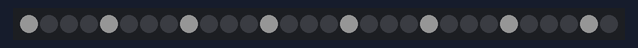
Bench run of a sketch on a simulated Arduino Uno, built with avr-gcc and run on an emulated ATmega328P. Shown: 30 RGB LEDs in strip order, left to right. Dim RGB values are drawn brighter than linear.

Above: at 0.45 s.
At 39.94 s:
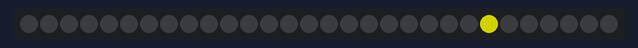

The sketch:

PacmanNeopixel.ino
```cpp
#include <Adafruit_NeoPixel.h>

#define PIN 6
#define LAMPS 30

// adafruit init for this particular strip (see adafruit.com)
Adafruit_NeoPixel strip = Adafruit_NeoPixel(LAMPS, PIN, NEO_GRB + NEO_KHZ800);

// we are lighting 15 leds at the same time, setting the max brightness lower
// allows us to light all the leds from an arduino board without separate power source
// (15 leds * 33mA = 495 mA)
void setup() {
  strip.begin();
  strip.setBrightness(120);    // overall brightness can be 0 to 255
  strip.show();               // Initialize all pixels to 'off'
}

void loop() {
  // white food pixels
  setFood();
  delay(1500);

  // pacman eats the food
  eatFood();
  delay(1500);

  // pacman is chased by ghosts
  chasedByGhosts();
  delay(1500);

  // now pacman is chasing the ghosts
  chaseGhosts();
  delay(1500);
}

// the max brightness here can also be reduced to avoid using too much amps
void setFood() {
  // fade in
  for(int br=0; br<170; br++) {
    uint32_t white = strip.Color(br, br, br);
    for(int i=0; i<strip.numPixels(); i+=4) {
        strip.setPixelColor(i, white);
    }
    strip.show();
    delay(5);
  }
}

void eatFood(){
  uint32_t yellow = strip.Color(255, 255, 0);
  uint32_t off = strip.Color(0, 0, 0);

  for(uint16_t i=0; i<strip.numPixels(); i++) {
      strip.setPixelColor(i, yellow);

      if(i>0){
        strip.setPixelColor(i-1, off);
      }

      strip.show();
      delay(60);
  }
  strip.setPixelColor(strip.numPixels()-1, off);
  strip.show();
  delay(60);
}

void chasedByGhosts() {
  uint32_t pacman = strip.Color(255, 255, 0);
  uint32_t clyde = strip.Color(249, 154, 0);
  uint32_t blinky = strip.Color(244, 7, 8);
  uint32_t pinky = strip.Color(249, 161, 166);
  uint32_t inky = strip.Color(48, 218, 219);

  // run back
  for(int i=strip.numPixels(); i>-30; i--) {
      // check: color, position, space between pacman and ghost
      checkLed(pacman, i, 0);

      checkLed(clyde, i, 10);
      checkLed(blinky, i, 16);
      checkLed(pinky, i, 22);
      checkLed(inky, i, 28);

      strip.show();
      delay(60);
  }
}

void chaseGhosts() {
  uint32_t pacman = strip.Color(255, 255, 0);
  uint32_t scaredghost = strip.Color(0, 0, 246);

  // run ghost, run!
  int maximum = strip.numPixels() + 5;
  for(int j = -30; j<maximum; j++) {
      checkLed(scaredghost, j, 28);
      checkLed(scaredghost, j, 22);
      checkLed(scaredghost, j, 16);
      checkLed(scaredghost, j, 10);
      checkLed(pacman, j, 0);
      strip.show();
      delay(60);
  }
}

// check if this position is within the led strip, if yes then show the color
void checkLed(uint32_t color, int i, int offset) {
  int pos = i + offset;

  if(pos < strip.numPixels() && pos > -1){
     strip.setPixelColor(pos, color);
  }
  // switch off the pixel before and after this one (depends on direction)
  if(pos+1 < strip.numPixels() && pos+1 > -1){
     strip.setPixelColor(pos+1, strip.Color(0, 0, 0));
  }
  if(pos-1 < strip.numPixels() && pos-1 > -1){
    strip.setPixelColor(pos-1, strip.Color(0, 0, 0));
  }
}
```
